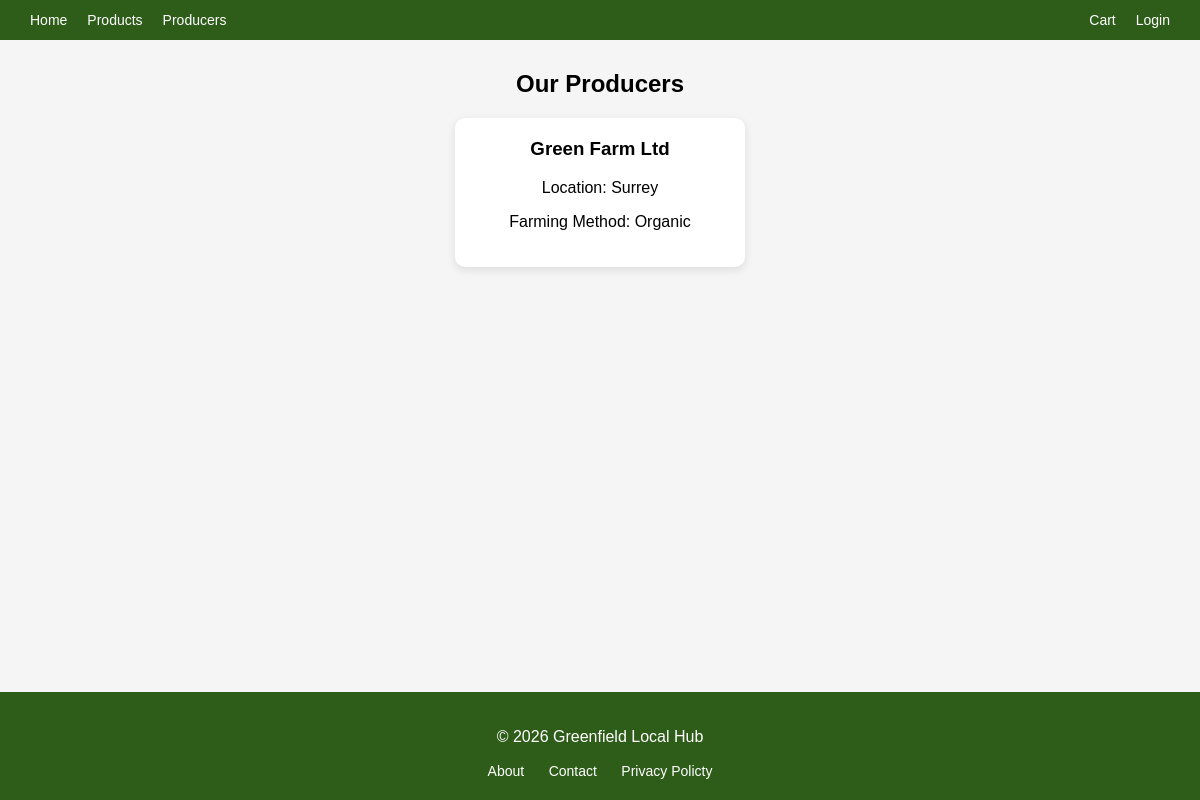
Page /producers.php on the committed database.
### tables this page shows
CREATE TABLE `producers` (
  `ProducerID` int(11) NOT NULL,
  `Name` varchar(100) NOT NULL,
  `Location` varchar(100) NOT NULL,
  `FarmingMethod` varchar(100) NOT NULL,
  `Email` varchar(100) NOT NULL,
  `Password` varchar(255) NOT NULL
);

### producers.php (the view, shortened to what this page needs)
<?php
include("db.php");
$stmt = $connect->prepare("SELECT * FROM Producers");
$stmt->execute();
$producers = $stmt->get_result();
?>
<!DOCTYPE html>
<html>
<head>
    <link rel="stylesheet" href="css/navbar.css">
    <link rel="stylesheet" href="css/producer_page.css">
    <link rel="stylesheet" href="css/footer.css">
</head>
<body>
<?php include("navbar.php"); ?>
<div class="main-content">
    <div class="container">
        <h2>Our Producers</h2>
        <div class="producer-list">
            <?php while ($row = $producers->fetch_assoc()) { ?>
                <div class="producer-card">
                    <h3><?php echo $row["Name"]; ?></h3>
                    <p>Location: <?php echo $row["Location"]; ?></p>
                    <p>Farming Method: <?php echo $row["FarmingMethod"]; ?></p>
                </div>
            <?php } ?>
        </div>
    </div>
</div>
<?php include("footer.php"); ?>
</body>
</html>

### css/navbar.css (style rules this page uses)
html, body { height: 100%; margin: 0; }
body { display: flex; flex-direction: column; min-height: 100vh; }
.main-content { flex: 1; }

### css/producer_page.css (style rules this page uses)
body { font-family: Arial; background: #f5f5f5; margin: 0; }
.container { max-width: 1000px; margin: 30px auto; text-align: center; }
.producer-list { display: flex; flex-wrap: wrap; gap: 20px; justify-content: center; }
.producer-card { background: white; padding: 20px; width: 250px; border-radius: 10px; box-shadow: 0 3px 10px rgba(0,0,0,0.1); }
.producer-card h3 { margin-top: 0; }

### rows in the picture
producers: Name "Green Farm Ltd", Location "Surrey", FarmingMethod "Organic"
